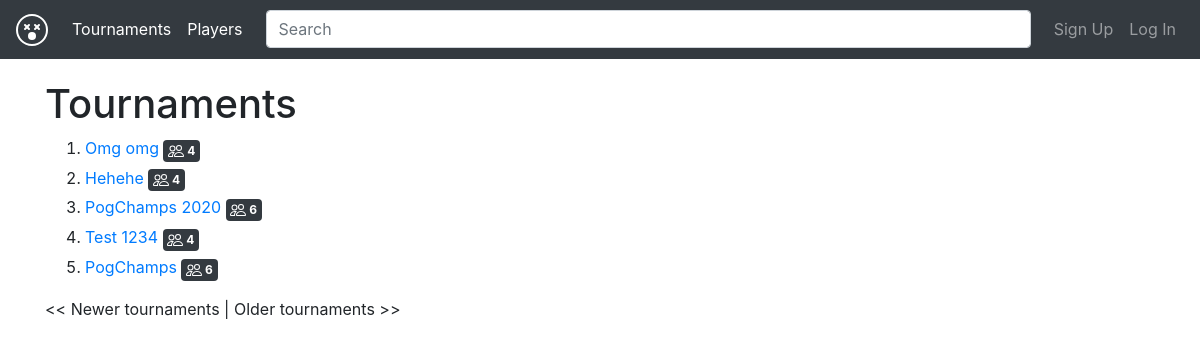
/index, run on the app's committed database.
### app/models.py (models this page shows, shortened)
class Tournament(db.Model):
    __tablename__ = "tournament"
    id = db.Column(db.Integer, primary_key=True)
    owner_id = db.Column(db.Integer, db.ForeignKey('user.id'))
    title = db.Column(db.String(120), unique=True, nullable=False)
    date_start = db.Column(db.DateTime, nullable=False)
    date_deadline = db.Column(db.DateTime, nullable=False)
    date_created = db.Column(db.DateTime, default=datetime.datetime.utcnow)
    location = db.Column(db.String(120))
    max_users = db.Column(db.Integer, nullable=False)
    readme = db.Column(db.Text)
    ladder = db.Column(db.Text)  # ID match-y jako drzewo [0 [1]]
    tiers = db.relationship('Tier',
                            backref=db.backref('tournament', lazy=True),
                            order_by='Tier.date_created', lazy='dynamic')
    matches = db.relationship('Match',
                              backref=db.backref('tournament', lazy=True))

### app/routes_tournament.py (the view)
@bp.route('/')
@bp.route('/index')
@bp.route('/tournament/<int:page>', methods=['GET'])
def tournament_page(page=1):
    per_page = 10
    from app.models import Tournament
    tournaments = Tournament.query.order_by(
        Tournament.date_created.desc()).paginate(page,
                                                 per_page,
                                                 error_out=False)
    return render_template('tournament_page.html', tournaments=tournaments)

### app/action/user.py (called while the page is built)
def user_instance_from_token(s, auth_token):
    user = User.verify_auth_token(auth_token)
    if user is None:
        raise ErrAuthNotExists()
    if user.verified is False:
        raise ErrNotVerified()
    return user

### app/log.py (called while the page is built)
def xprint(*args, **kwargs):
    _print("\033[94m" + " ".join(map(str, args)) + "\033[0m", **kwargs)

### app/models.py (called while the page is built)
    @staticmethod
    def verify_auth_token(token):
        s = Serializer(SECRET_KEY)
        try:
            data = s.loads(token)
        except SignatureExpired:
            return None  # valid token, but expired
        except BadSignature:
            return None  # invalid token
        user = (User.query.filter(User.id == data["user_id"]).first())
        return user

### app/routes_tournament.py (called while the page is built)
@bp.context_processor
def utility_processor():
    def current_user():
        try:
            print("[AUTH]")
            auth_token = request.cookies.get('auth_token')
            return app.action.user.user_instance_from_token(
                app_cls, auth_token)
        except:
            return None
    return dict(current_user=current_user)

### app/templates/tournament_page.html
{% extends "layout.html" %}
{% block content %}
<h1>Tournaments</h1>
<ol>
{% for tournament in tournaments.items %}
<li>
    <div class="mb-1">
        <a href="/tournament_display/{{ tournament.id }}">{{ tournament.title }}</a>
        <span class="badge badge-dark badge-secondary">
            <img class="bi glyphicon" src="/assets/people.svg">
            <span class="bi-inline">{{ tournament.max_users }}</span>
        </span>
    </div>
</li>
{% else %}
<div class="text-center">
    <img src="/pics/undraw_empty_xct9.svg" width="40%" />
    <h2>...empty!</h2>
</div>
{% endfor %}
</ol>
{% if tournaments.items|length > 0 %}
{% if tournaments.has_prev %}
    <a href="{{ url_for('tournament.tournament_page', page=tournaments.prev_num) }}">&lt;&lt; Newer tournaments</a>
{% else %}
    &lt;&lt; Newer tournaments
{% endif %} |
{% if tournaments.has_next %}
    <a href="{{ url_for('tournament.tournament_page', page=tournaments.next_num) }}">Older tournaments &gt;&gt;</a>
{% else %}
    Older tournaments &gt;&gt;
{% endif %}
{% endif %}
{% endblock %}

### app/templates/layout.html (style rules this page uses)
body { padding-top: 5rem; }
img.bi { filter: invert(1); }
.bi-inline { display: inline-block; vertical-align: middle; }

### data on the page
Tournament: title "Omg omg", max_users "4"
Tournament: title "Hehehe", max_users "4"
Tournament: title "PogChamps 2020", max_users "6"
Tournament: title "Test 1234", max_users "4"
Tournament: title "PogChamps", max_users "6"
